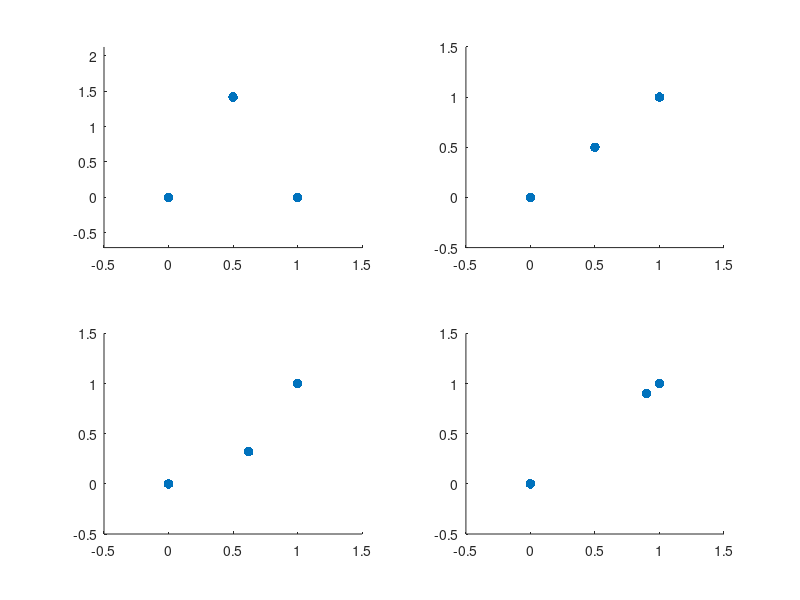

Recreate this plot in MATLAB.
subplot(2,2,1);
scatter([0 .5 1],[0 sqrt(2) 0],50,'filled')
xlim([-.5 1.5])
ylim([-.5*sqrt(2) 1.5*sqrt(2)])
subplot(2,2,2);
scatter([0 .5 1],[0 .5 1],50,'filled')
xlim([-.5 1.5])
ylim([-.5 1.5])
subplot(2,2,3);
scatter([0 .62 1],[0 .32 1],50,'filled')
xlim([-.5 1.5])
ylim([-.5 1.5])
subplot(2,2,4);
scatter([0 .9 1],[0 .9 1],50,'filled')
xlim([-.5 1.5])
ylim([-.5 1.5])